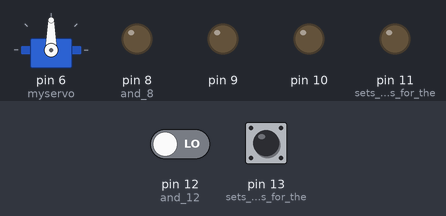
A sketch run on a simulated Arduino Uno, built with avr-gcc and run on an emulated ATmega328P. Shown: servo, output pins drawn as LEDs (lit = HIGH). The inputs (shaded band) are chosen by the test bench; at power-on: pin 12 (and_12) LOW, pin 13 (sets_the_pinModes_for_the) LOW.

Above: at 1.2 s.
1.3 s: pin 12 (and_12) driven HIGH
At 2.5 s:
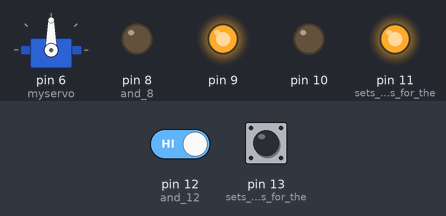
2.8 s: pin 13 (sets_the_pinModes_for_the) pulled HIGH for 0.15 s
At 2.87 s:
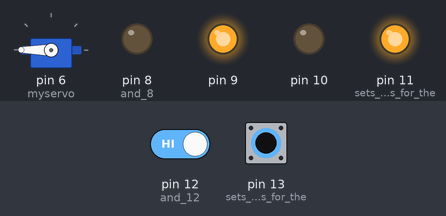
4.4 s: pin 13 (sets_the_pinModes_for_the) pulled HIGH for 3.2 s
At 8.7 s:
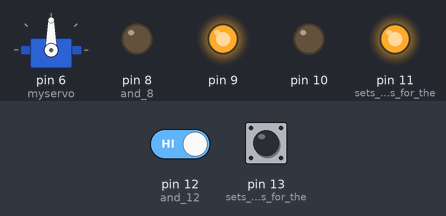
9.1 s: pin 12 (and_12) driven LOW
At 9.9 s:
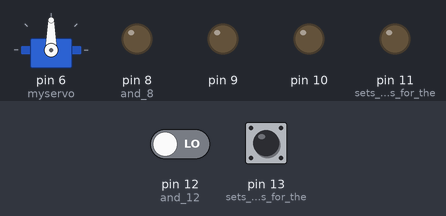
10.6 s: pin 13 (sets_the_pinModes_for_the) pulled HIGH for 1 s
At 11.0 s:
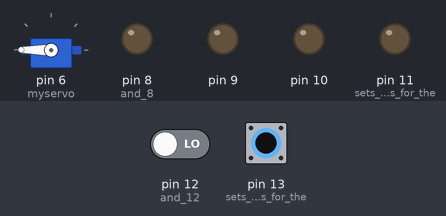
Timing chart, 0 to 13.6 s (numbered marks = the images above; inputs shaded):
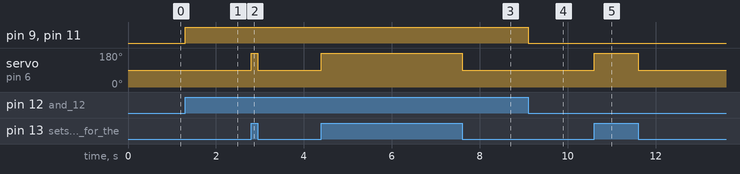

The sketch:

Catank-Code.ino
```cpp
/*Liam Gonzales - Iris Andrici - Assignment 4
 * Catank Code
 */

#include <Servo.h>

Servo myservo; // servo object which allows for the servo to be controlled

void setup() {
  myservo.attach(6);  // attaches the servo on pin 6 to the servo object
  pinMode(13, INPUT);//sets the pinModes for the buttons on pins 13
  pinMode(12, INPUT);//and 12
  pinMode(11, OUTPUT);//sets the pinModes for the DC Motors on pins 11,
  pinMode(10, OUTPUT);//10,
  pinMode(9, OUTPUT);//9,
  pinMode(8, OUTPUT);//and 8

}

void loop() {
  //Dc Motors
  if (digitalRead(12) == 1) {//if the button attached to pin 12 is pressed
    digitalWrite(11, HIGH);//the DC Motors begin to spin
    digitalWrite(10, LOW);
    digitalWrite(9, HIGH);
    digitalWrite(8, LOW);
  } else if (digitalRead(12) == 0) {//if the button attached to pin 12 is not pressed
    digitalWrite(11, LOW);//the DC Motors stop spinning
    digitalWrite(10, LOW);
    digitalWrite(9, LOW);
    digitalWrite(8, LOW);
  }

  //Catapult Servo
  if (digitalRead(13) == 1) {//if the button attached to pin 13 is pressed
    myservo.write(180);//moves the servo to 180 degrees
  } else {//upon the release of the button
    myservo.write(90);//moves the servo back to the 90 degree position
  }
}
```

Measured:
- after the input at 1.3 s, pin 9, pin 11 (sets_the_pinModes_for_the): LOW → HIGH at once
- after the input at 2.8 s, servo on pin 6 (myservo): 90° → 180° at once, → 90° 0.15 s later
- after the input at 4.4 s, servo on pin 6 (myservo): 90° → 180° at once, → 90° 3.2 s later
- after the input at 9.1 s, pin 9, pin 11 (sets_the_pinModes_for_the): HIGH → LOW at once
- after the input at 10.6 s, servo on pin 6 (myservo): 90° → 180° at once, → 90° 1.0 s later
